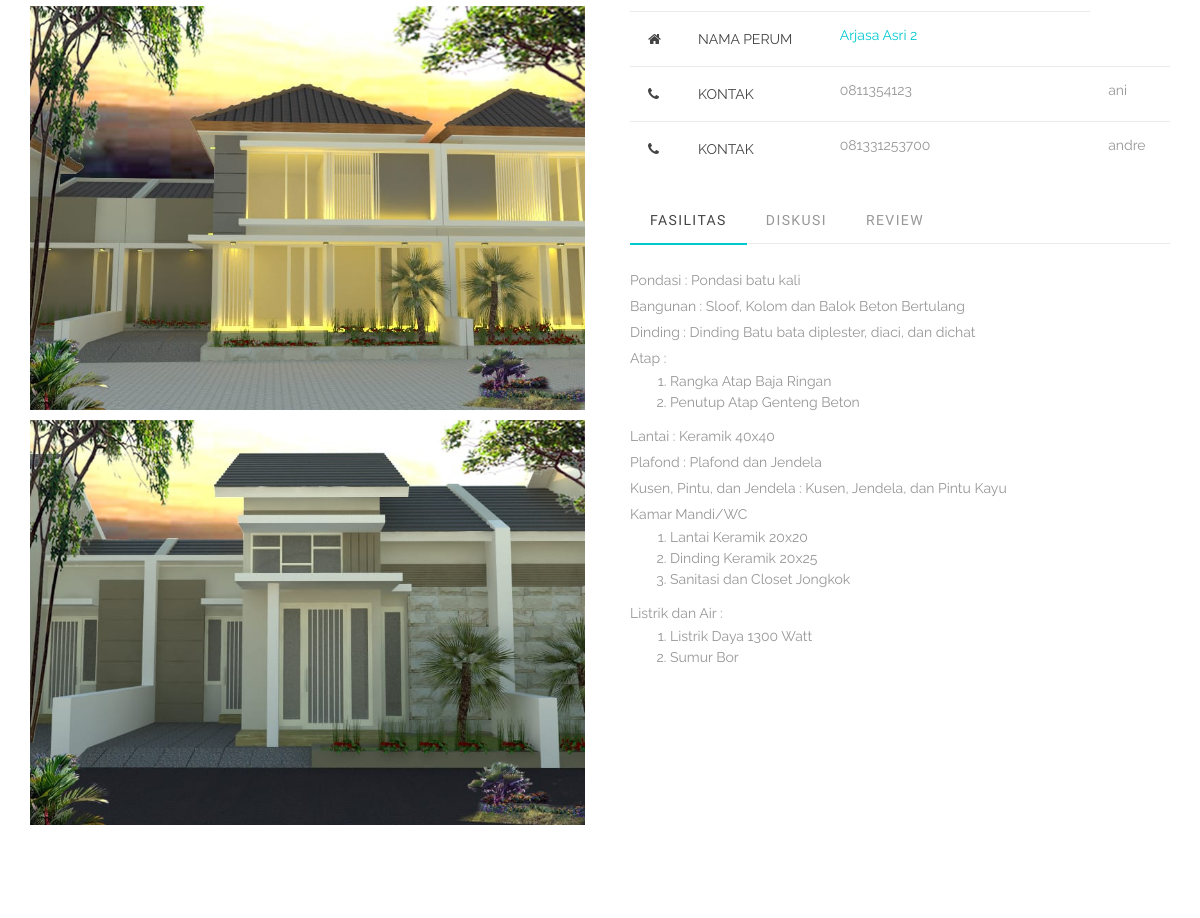
Page /home/index.php?p=bukudetail/buku_detail&KD_CLUSTER=6 (middle part) on the earlier database version.
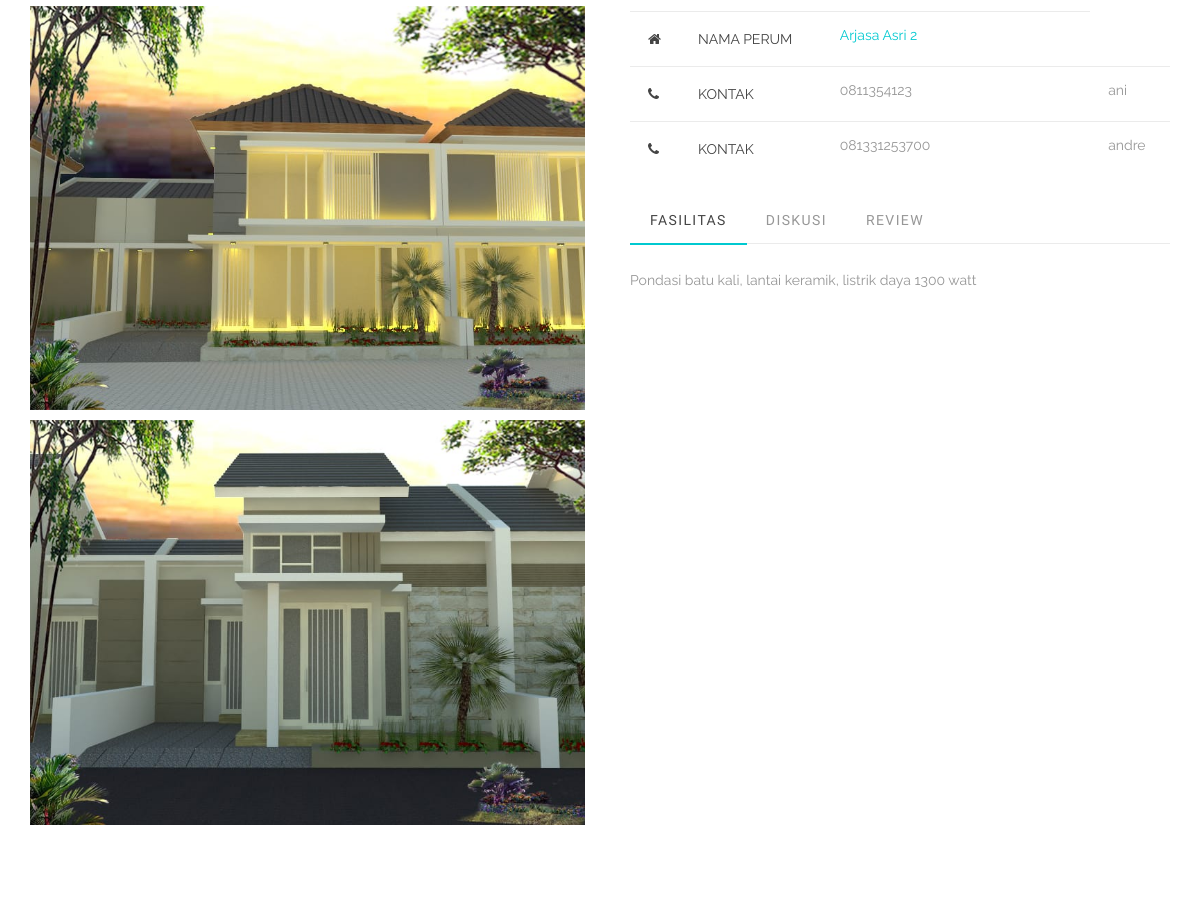
Same page on the later database version.
### tables this page shows
CREATE TABLE `cluster` (
  `KD_CLUSTER` int(11) NOT NULL,
  `KD_PERUM` int(11) NOT NULL,
  `NAMA_CLUSTER` varchar(200) DEFAULT NULL,
  `TIPE` int(11) DEFAULT NULL,
  `LUAS_TANAH` int(11) DEFAULT NULL,
  `STOK` int(11) DEFAULT NULL,
  `HARGA` bigint(20) DEFAULT NULL,
  `FASILITAS` varchar(200) DEFAULT NULL,
  `GAMBAR` varchar(200) DEFAULT NULL,
  `GAMBAR1` varchar(200) NOT NULL,
  `GAMBAR2` varchar(200) NOT NULL
);

CREATE TABLE `marketing` (
  `KD_MARKET` int(11) NOT NULL,
  `USERNAME` varchar(20) NOT NULL,
  `NAMA` varchar(200) DEFAULT NULL,
  `NO_TELEPON` varchar(12) DEFAULT NULL
);

### home/pages/bukudetail/buku_detail.php (the view, shortened to what this page needs)
<?php
    $KD_CLUSTER = $_GET['KD_CLUSTER'];
    $queryProduct = "SELECT *
    FROM cluster
    INNER JOIN perum
    ON cluster.KD_PERUM=perum.KD_PERUM
    INNER JOIN pt
    ON perum.KD_PT=pt.KD_PT
    INNER JOIN user
    ON pt.USERNAME=user.USERNAME
    INNER JOIN marketing
    ON user.USERNAME=marketing.USERNAME
    WHERE cluster.KD_CLUSTER=$KD_CLUSTER";
    $rsProduct = mysqli_query($konek, $queryProduct);
     $row = mysqli_fetch_assoc($rsProduct);
     $queryProduct13 = "SELECT *
    FROM cluster
    INNER JOIN perum
    ON cluster.KD_PERUM=perum.KD_PERUM
    INNER JOIN pt
    ON perum.KD_PT=pt.KD_PT
    INNER JOIN user
    ON pt.USERNAME=user.USERNAME
    INNER JOIN marketing
    ON user.USERNAME=marketing.USERNAME
    WHERE cluster.KD_CLUSTER=$KD_CLUSTER";
    $rsProduct13 = mysqli_query($konek, $queryProduct13);
?>
    <section class="section-wrap single-product">
      <div class="container relative">
        <div class="row">
          <div class="col-sm-6 col-xs-12 mb-60">
            <div class="flickity  mfp-hover" id="gallery-main">
                <div class="gallery-cell">
                <a href="img/<?php echo $row['GAMBAR1']; ?>" class="lightbox-img">
                  <img src="img/<?php echo $row['GAMBAR1']; ?>" alt="" />
                </a>
                </div>
                <div class="gallery-cell">
                <a href="img/<?php echo $row['GAMBAR2']; ?>" class="lightbox-img">
                  <img src="img/<?php echo $row['GAMBAR2']; ?>" alt="" />
                </a>
              </div>
            </div>
          </div>
          <div class="col-sm-6 col-xs-12 product-description-wrap">
            <div class="product_meta">
                <table class="table table-hover table-responsive">
                    <tr>
                        <td width="5px"><span class="icon_briefcase"></span></td>
                        <td><span class="posted_in">NAMA PT</td>
                        <td><?php echo $row['NAMA_PT']; ?></a></span></td>
                    </tr>
                    <tr>
                        <td width="5px"><span class="fa fa-home"></span></td>
                        <td><span class="posted_in">NAMA PERUM</td>
                        <td><a href="?p=buku&KD_PERUM=<?php echo $row['KD_PERUM'] ?>&halaman=1" target="_blank">
                            <?php echo $row['NAMA_PERUM']; ?></a></span></td>
                    </tr>
                    <?php
                    while ($data = mysqli_fetch_assoc($rsProduct13))
{
    ?>              <tr>
                        <td width="5px"><span class="fa fa-phone"></span></td>
                        <td><span class="posted_in">KONTAK</td>
                        <td> <?php echo $data['NO_TELEPON']; ?></a></span></td>
                        <td> <?php echo $data['NAMA']; ?></a></span></td>
                    </tr>
                    <?php } ?>
                </table>
                <div class="row">
                <div class="col-md-12">
                    <div class="tabs tabs-bb">
                    <ul class="nav nav-tabs">
                        <li class="active">
                        <a href="#tab-description" data-toggle="tab">Fasilitas</a>
                        </li>
                        <li>
                        <a href="#tab-reviews" data-toggle="tab">Diskusi</a>
                        </li>
                        <li >
                        <a href="#tab-ulasan" data-toggle="tab">Review</a>
                        </li>
                    </ul>
                    <div class="tab-content">
                    <div class="tab-pane fade in active" id="tab-description">
                        <p align="justify">
                            <?php echo htmlspecialchars_decode(stripcslashes($row['FASILITAS'])); ?>
                        </p>
                        </div>
                    </div>
                    </div>
                </div>
                </div>
            </div>
          </div>
        </div>
      </div>
    </section>

Differences in the rows shown:
changed cluster "ani": FASILITAS "Pondasi : Pondasi batu kali Bangunan : Sloof, Kolom dan Balok Beton Bertulang Dinding : Dinding Batu bata diplester, diaci, dan dichat Atap : Rangka Atap Baja Ringan Penutup Atap Genteng Beton Lantai : Keramik 40x40 Plafond : Plafond dan Jendela Kusen, Pintu, dan Jendela : Kusen, Jendela, dan Pintu Kayu Kamar Mandi/WC Lantai Keramik 20x20 Dinding Keramik 20x25 Sanitasi dan Closet Jongkok Listrik dan Air : Listrik Daya 1300 Watt Sumur Bor" → "Pondasi batu kali, lantai keramik, listrik daya 1300 watt"
